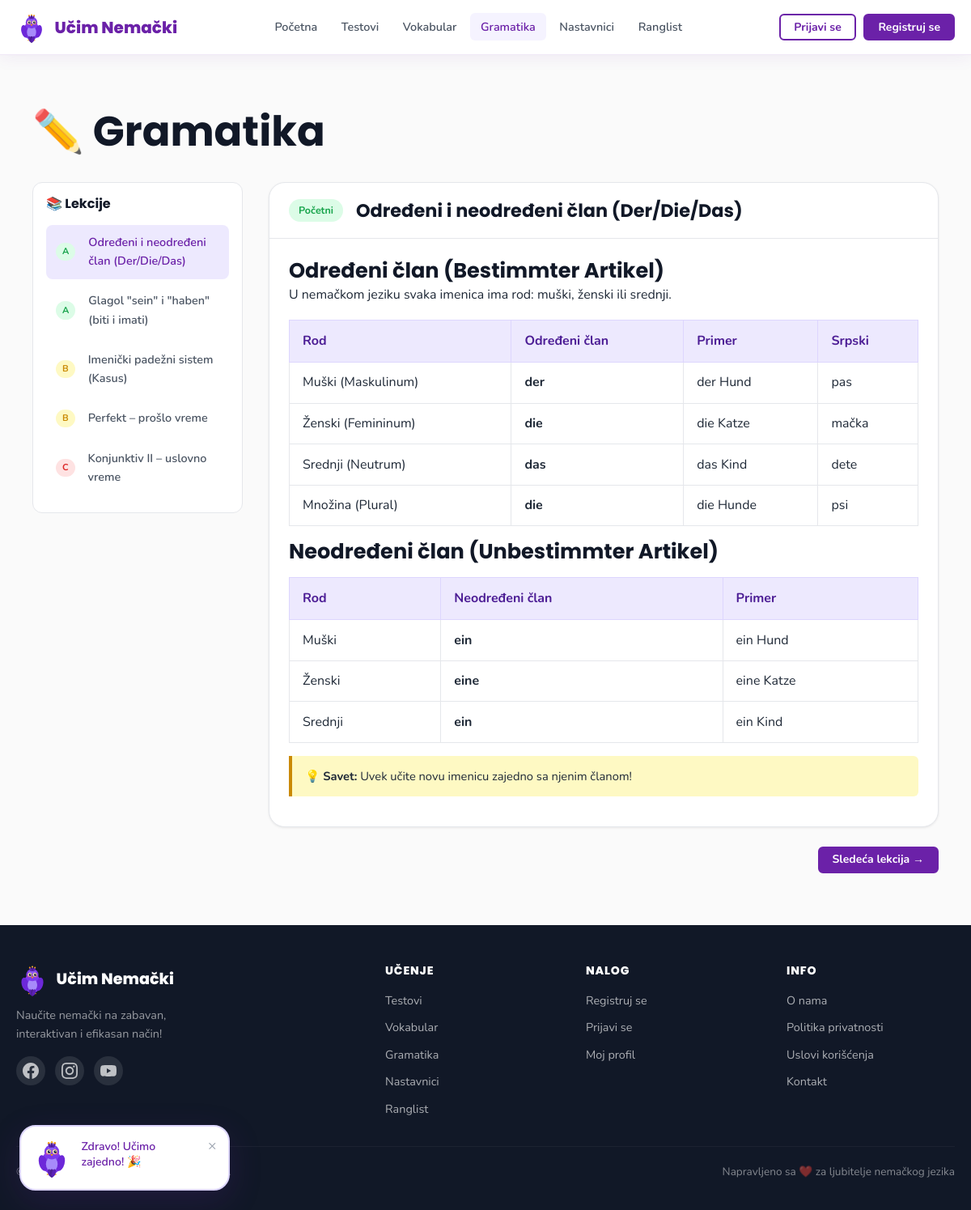
Page /pages/grammar.php on the committed database.
### tables this page shows
CREATE TABLE IF NOT EXISTS grammar_lessons (
    id         SMALLINT UNSIGNED AUTO_INCREMENT PRIMARY KEY,
    title      VARCHAR(200) NOT NULL,
    content    LONGTEXT     NOT NULL,
    difficulty ENUM('beginner','intermediate','advanced') NOT NULL DEFAULT 'beginner',
    sort_order SMALLINT UNSIGNED NOT NULL DEFAULT 0
);

### includes/functions.php (called while the page is built, shortened)
<?php
function sanitize(string $input): string {
    return htmlspecialchars(trim($input), ENT_QUOTES | ENT_SUBSTITUTE, 'UTF-8');
}

### pages/grammar.php (the view, shortened to what this page needs)
<?php
require_once __DIR__ . '/../includes/functions.php';
$db        = getDB();
$stmt = $db->prepare('SELECT id, title, difficulty, sort_order FROM grammar_lessons ORDER BY sort_order');
$stmt->execute();
$allLessons = $stmt->get_result()->fetch_all(MYSQLI_ASSOC);
$activeLesson = null;
if (!$activeLesson && !empty($allLessons)) {
    $first = $allLessons[0];
    $stmt  = $db->prepare('SELECT * FROM grammar_lessons WHERE id = ?');
    $stmt->bind_param('i', $first['id']);
    $stmt->execute();
    $activeLesson = $stmt->get_result()->fetch_assoc();
}
require_once __DIR__ . '/../includes/header.php';
?>
<section class="section">
    <div class="container">
        <h1 style="margin-bottom:2rem">✏️ Gramatika</h1>
        <div style="display:flex;gap:2rem;align-items:flex-start;flex-wrap:wrap">
            <div style="width:260px;flex-shrink:0;background:var(--white);border:1px solid var(--border);border-radius:var(--radius);padding:1rem;position:sticky;top:calc(var(--nav-h) + 1rem)">
                <h4 style="margin-bottom:1rem;font-size:1rem">📚 Lekcije</h4>
                <?php foreach ($allLessons as $lesson): ?>
                <a href="?lesson=<?= (int)$lesson['id'] ?>"
                   class="d-flex align-center gap-2"
                   style="padding:.65rem .75rem;border-radius:8px;margin-bottom:.35rem;text-decoration:none;font-weight:600;font-size:.9rem;
                   <?= ($activeLesson && $activeLesson['id'] == $lesson['id']) ? 'background:var(--purple-100);color:var(--purple-800);' : 'color:var(--gray-600);' ?>
                   transition:all .2s">
                    <span class="badge badge-<?= sanitize($lesson['difficulty']) ?>" style="font-size:.7rem;padding:.15rem .5rem">
                        <?= ['beginner'=>'A','intermediate'=>'B','advanced'=>'C'][$lesson['difficulty']] ?>
                    </span>
                    <?= sanitize($lesson['title']) ?>
                </a>
                <?php endforeach; ?>
            </div>
            <div style="flex:1;min-width:0">
                <?php if ($activeLesson): ?>
                <div class="card">
                    <div class="card-header">
                        <div class="d-flex align-center gap-2">
                            <span class="badge badge-<?= sanitize($activeLesson['difficulty']) ?>">
                                <?= ['beginner'=>'Početni','intermediate'=>'Srednji','advanced'=>'Napredni'][$activeLesson['difficulty']] ?>
                            </span>
                            <h2 style="margin:0;font-size:1.4rem"><?= sanitize($activeLesson['title']) ?></h2>
                        </div>
                    </div>
                    <div class="card-body" style="line-height:1.8">
                        <?= $activeLesson['content']  ?>
                    </div>
                </div>
                <div class="d-flex gap-2 mt-3" style="justify-content:space-between">
                    <?php
                    $ids = array_column($allLessons, 'id');
                    $pos = array_search($activeLesson['id'], $ids);
                    $nextId = ($pos < count($ids)-1) ? $ids[$pos + 1] : null;
                    ?>
                    <?php if ($nextId): ?><a href="?lesson=<?= $nextId ?>" class="btn btn-primary btn-sm">Sledeća lekcija →</a><?php endif; ?>
                </div>
                <?php endif; ?>
            </div>
        </div>
    </div>
</section>
<?php require_once __DIR__ . '/../includes/footer.php'; ?>

### assets/css/main.css (style rules this page uses)
:root { --purple-50: #F5F3FF; --purple-100: #EDE9FE; --purple-200: #DDD6FE; --purple-300: #C4B5FD; --purple-400: #A78BFA; --purple-500: #8B5CF6; --purple-600: #7C3AED; --purple-700: #6D28D9; --purple-800: #6B21A8; --purple-900: #4C1D95; --accent: #9333EA; --accent-light:#F3E8FF; --green: #16A34A; --green-light: #DCFCE7; --red: #DC2626; --red-light: #FEE2E2; --blue: #2563EB; --blue-light: #DBEAFE; --yellow: #CA8A04; --yellow-light:#FEF9C3; --gray-50: #F9FAFB; --gray-100: #F3F4F6; --gray-200: #E5E7EB; --gray-300: #D1D5DB; --gray-400: #9CA3AF; --gray-500: #6B7280; --gray-600: #4B5563; --gray-700: #374151; --gray-800: #1F2937; --gray-900: #111827; --white: #FFFFFF; --bg: #FAFAFA; --text: var(--gray-800); --text-muted: var(--gray-500); --border: var(--gray-200); --shadow-sm: 0 1px 3px rgba(0,0,0,.08); --shadow: 0 4px 16px rgba(107,33,168,.12); --shadow-lg: 0 12px 40px rgba(107,33,168,.18); --radius-sm: 6px; --radius: 12px; --radius-lg: 20px; --radius-xl: 30px; --nav-h: 68px; --transition: .25s cubic-bezier(.4,0,.2,1); --font-body: 'Nunito', system-ui, sans-serif; --font-head: 'Poppins', system-ui, sans-serif; }
*, *::before, *::after { box-sizing: border-box; margin: 0; padding: 0; }
html { scroll-behavior: smooth; font-size: 16px; }
body { font-family: var(--font-body); color: var(--text); background: var(--bg); line-height: 1.6; padding-top: var(--nav-h); min-height: 100vh; }
a { color: var(--purple-800); text-decoration: none; }
h1,h2,h3,h4,h5,h6 { font-family: var(--font-head); font-weight: 700; line-height: 1.2; color: var(--gray-900); }
h1 { font-size: clamp(2rem, 5vw, 3.2rem); }
h2 { font-size: clamp(1.5rem, 3vw, 2.2rem); }
h3 { font-size: clamp(1.2rem, 2.5vw, 1.6rem); }
h4 { font-size: 1.2rem; }
p { margin-bottom: .8rem; }
.container { max-width: 1200px; margin: 0 auto; padding: 0 1.25rem; }
.btn { display: inline-flex; align-items: center; justify-content: center; gap: .5rem; padding: .75rem 1.6rem; border-radius: var(--radius); font-weight: 700; font-size: 1rem; line-height: 1; border: 2px solid transparent; transition: all var(--transition); cursor: pointer; text-decoration: none !important; white-space: nowrap; }
.btn-primary { background: var(--purple-800); color: var(--white); border-color: var(--purple-800); }
.btn-sm { padding: .45rem 1rem; font-size: .875rem; border-radius: var(--radius-sm); }
.card { background: var(--white); border-radius: var(--radius-lg); box-shadow: var(--shadow-sm); border: 1px solid var(--border); overflow: hidden; transition: transform var(--transition), box-shadow var(--transition); }
.card-body { padding: 1.5rem; }
.card-header { padding: 1.25rem 1.5rem; border-bottom: 1px solid var(--border); font-weight: 700; }
.badge { display: inline-flex; align-items: center; padding: .25rem .75rem; border-radius: var(--radius-xl); font-size: .78rem; font-weight: 700; }
.badge-beginner { background: var(--green-light); color: var(--green); }
.badge-intermediate { background: var(--yellow-light); color: var(--yellow); }
.badge-advanced { background: var(--red-light); color: var(--red); }
.section { padding: 4rem 1.25rem; }
.grammar-table { width: 100%; border-collapse: collapse; margin: 1rem 0; }
.grammar-table th { background: var(--purple-100); color: var(--purple-900); padding: .7rem 1rem; text-align: left; font-weight: 700; border: 1px solid var(--purple-200); }
.grammar-table td { padding: .65rem 1rem; border: 1px solid var(--border); }
p.tip { background: var(--yellow-light); border-left: 4px solid var(--yellow); padding: .75rem 1rem; border-radius: 0 var(--radius-sm) var(--radius-sm) 0; font-size: .92rem; }
.mt-3 { margin-top: 1.5rem; }
.d-flex { display: flex; }
.align-center { align-items: center; }
.gap-2 { gap: 1rem; }

### rows in the picture
grammar_lessons: difficulty "A", title "Određeni i neodređeni član (Der/Die/Das)", difficulty "Početni", content "Određeni član (Bestimmter Artikel) U nemačkom jeziku svaka imenica ima rod: muški, ženski ili srednji. Rod Određeni član Primer Srpski Muški (Maskulinum) der der Hund pas Ženski (Femininum) die die Katze mačka Srednji (Neutrum) das das Kind dete Množina (Plural) die die Hunde psi Neodređeni član (Unbestimmter Artikel) Rod Neodređeni član Primer Muški ein ein Hund Ženski eine eine Katze Srednji ein ein Kind 💡 Savet: Uvek učite novu imenicu zajedno sa njenim članom!"
grammar_lessons: difficulty "A", title "Glagol \"sein\" i \"haben\" (biti i imati)"
grammar_lessons: difficulty "B", title "Imenički padežni sistem (Kasus)"
grammar_lessons: difficulty "B", title "Perfekt – prošlo vreme"
grammar_lessons: difficulty "C", title "Konjunktiv II – uslovno vreme"
